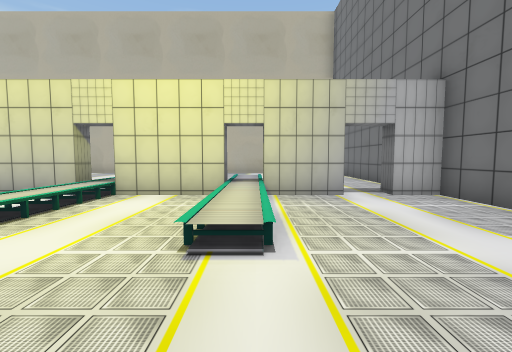
[1] (above)

19 first-person views from a walk through a scene from a Unity 3-D project. The camera is 1.5 m above the floor, tilts 4° down and sees 90° across. The floor is counted in squares, 2 m on a side. Each view is taken from the middle of a square. On the plan, view 1 faces up. The plan holds only what a view shows up to about 9 squares ahead; the rest is blank. The place goes on beyond the plan. The player is left out. Door leaves are left out, so doorways stand open.

[2]
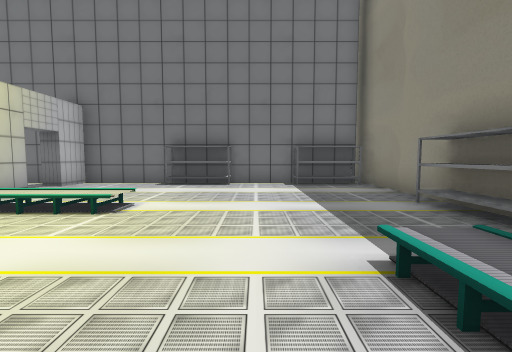

[3]
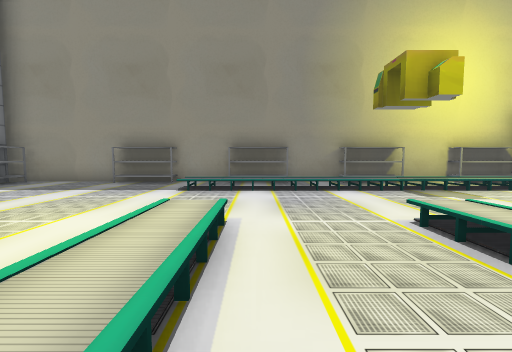

[4]
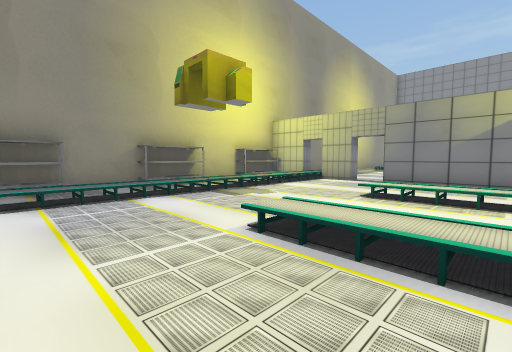

[5]
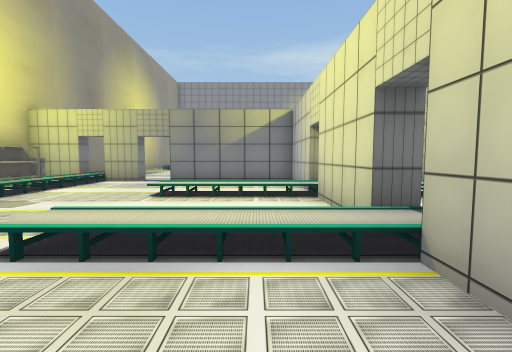

[6]
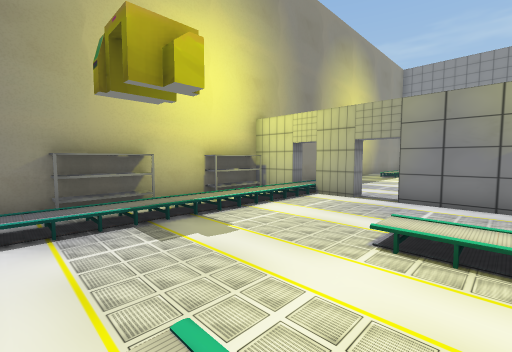

[7]
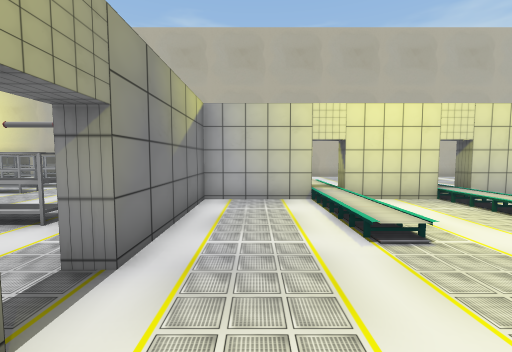

[8]
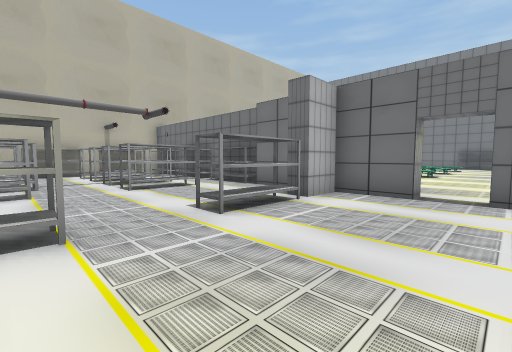

[9]
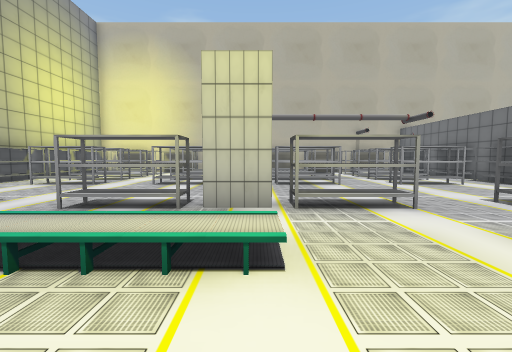

[10]
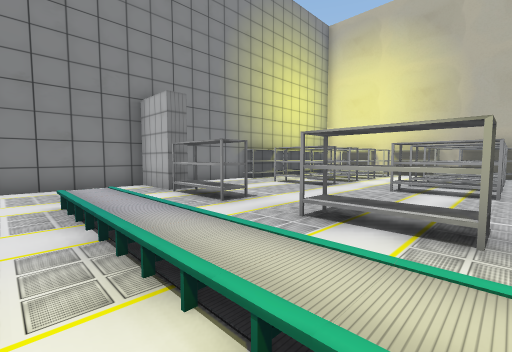

[11]
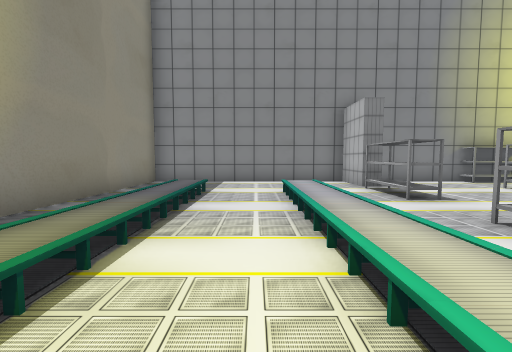

[12]
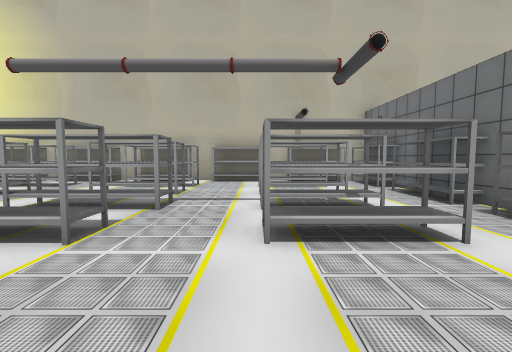

[13]
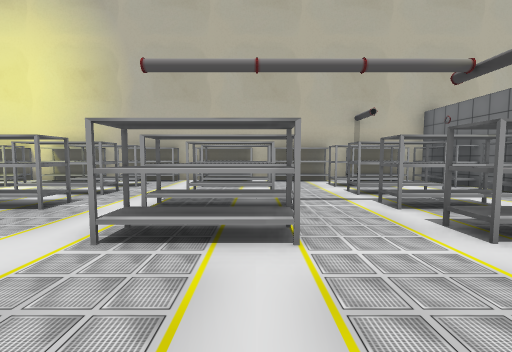

[14]
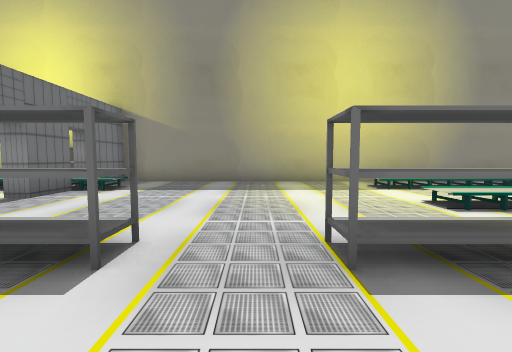

[15]
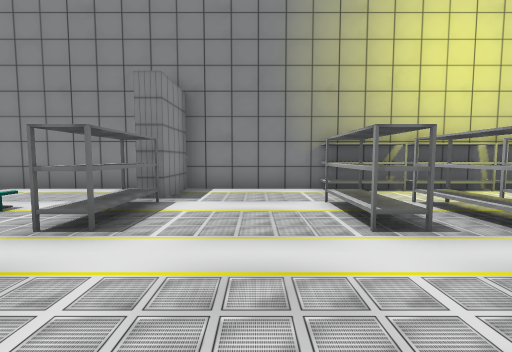

[16]
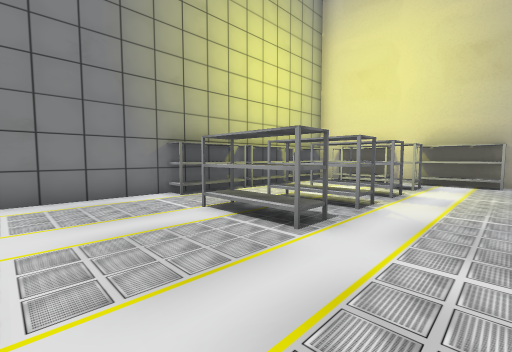

[17]
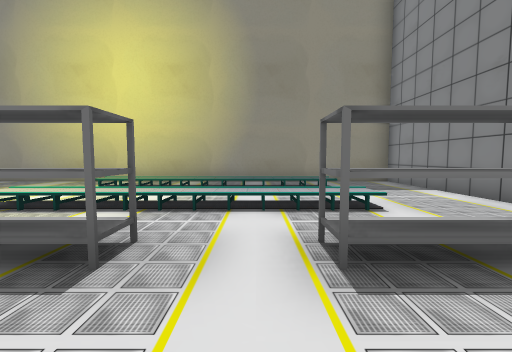

[18]
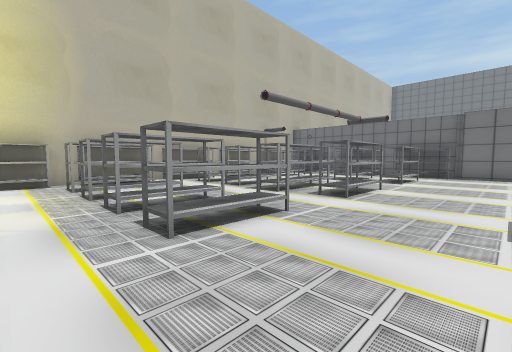

[19]
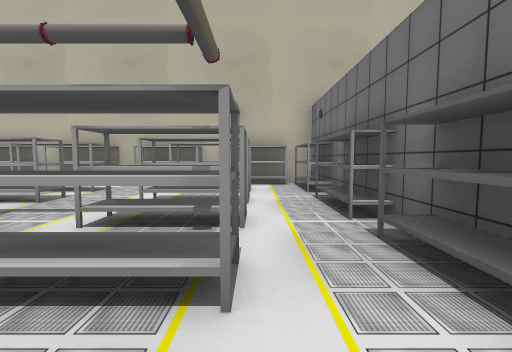

### Floor plan
Key: @ floor where view 1 was taken; # wall or solid block; x gap in a wall; . main floor; : floor 0.5 m higher than the main floor; / step, stairs or slope; D open door; S shelf; O other object.
Columns run from 29 left of view 1 to 4 right of it. Each row starts with its distance up from view 1.
 13   ################
 12  OSS.S..S.S.SS.SSO
 11  O.SS.SSS.SS.SSSS#
 10  S........SS.SSS.#
  9  S.SS.SSS.......S#              .#
  8  S.SS.SSS.SS.SSS.#              .#
  7  S....SSS....SSSS#             ..#
  6 #..SS.....SS....S### ## ## ## #DD#
  5 #...............##../../../../...#
  4 #...............#.../../../../...#
  3 ###SSDSSxxSSDSS.#.../../../../...#
  2 #...............#.../../../../..S#
  1 #../:::::/.......D..............S#
  0 #.............../D...........@...#
 -1 #..///////......////////////.....#
 -2 #..///////....../#..............S#
 -3 #................#S..SS.#S..SS...#
 -4 ################## ##  ## ##  ####

Where each view was taken, in squares from view 1:
view 1: 0 up, 0 right, facing up
view 2: 0 up, 4 left, facing right
view 3: 5 up, 4 left, facing down
view 4: 4 up, 4 left, facing down-left
view 5: 4 up, 4 left, facing left
view 6: 3 up, 6 left, facing down-left
view 7: 1 down, 11 left, facing up
view 8: 0 up, 18 left, facing up-right
view 9: 1 down, 20 left, facing up
view 10: 0 up, 21 left, facing up-left
view 11: 0 up, 20 left, facing left
view 12: 4 up, 16 left, facing up
view 13: 4 up, 18 left, facing up
view 14: 5 up, 17 left, facing down
view 15: 5 up, 22 left, facing left
view 16: 4 up, 23 left, facing up-left
view 17: 5 up, 24 left, facing down
view 18: 4 up, 24 left, facing up-right
view 19: 5 up, 14 left, facing up
